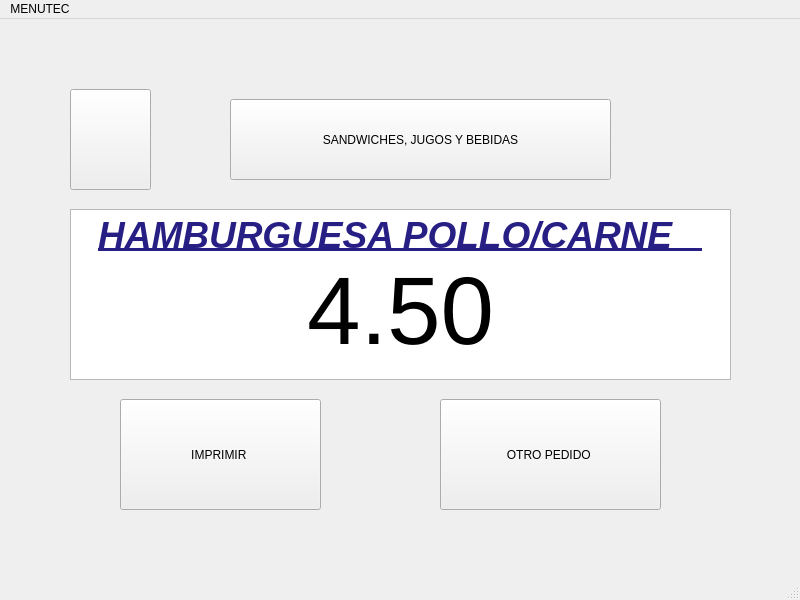
<?xml version="1.0" encoding="UTF-8"?>
<ui version="4.0">
 <class>panes2Window</class>
 <widget class="QMainWindow" name="panes2Window">
  <property name="geometry">
   <rect>
    <x>0</x>
    <y>0</y>
    <width>800</width>
    <height>600</height>
   </rect>
  </property>
  <property name="windowTitle">
   <string>MainWindow</string>
  </property>
  <widget class="QWidget" name="centralwidget">
   <widget class="QPushButton" name="btnIzquierda52">
    <property name="geometry">
     <rect>
      <x>70</x>
      <y>70</y>
      <width>81</width>
      <height>101</height>
     </rect>
    </property>
    <property name="text">
     <string/>
    </property>
    <property name="icon">
     <iconset>
      <normaloff>flecha-hacia-la-izquierda-antes-de-icono-4330-128.png</normaloff>flecha-hacia-la-izquierda-antes-de-icono-4330-128.png</iconset>
    </property>
    <property name="iconSize">
     <size>
      <width>100</width>
      <height>100</height>
     </size>
    </property>
   </widget>
   <widget class="QPushButton" name="btnImprimir52">
    <property name="geometry">
     <rect>
      <x>120</x>
      <y>380</y>
      <width>201</width>
      <height>111</height>
     </rect>
    </property>
    <property name="text">
     <string>IMPRIMIR </string>
    </property>
   </widget>
   <widget class="QPushButton" name="btnPedido52">
    <property name="geometry">
     <rect>
      <x>440</x>
      <y>380</y>
      <width>221</width>
      <height>111</height>
     </rect>
    </property>
    <property name="text">
     <string>OTRO PEDIDO </string>
    </property>
   </widget>
   <widget class="QPushButton" name="btnPanes2">
    <property name="geometry">
     <rect>
      <x>230</x>
      <y>80</y>
      <width>381</width>
      <height>81</height>
     </rect>
    </property>
    <property name="text">
     <string>SANDWICHES, JUGOS Y BEBIDAS</string>
    </property>
    <property name="icon">
     <iconset>
      <normaloff>UTEC.png</normaloff>UTEC.png</iconset>
    </property>
   </widget>
   <widget class="QTextEdit" name="textEdit_2">
    <property name="geometry">
     <rect>
      <x>70</x>
      <y>190</y>
      <width>661</width>
      <height>171</height>
     </rect>
    </property>
    <property name="html">
     <string>&lt;!DOCTYPE HTML PUBLIC &quot;-//W3C//DTD HTML 4.0//EN&quot; &quot;http://www.w3.org/TR/REC-html40/strict.dtd&quot;&gt;
&lt;html&gt;&lt;head&gt;&lt;meta name=&quot;qrichtext&quot; content=&quot;1&quot; /&gt;&lt;style type=&quot;text/css&quot;&gt;
p, li { white-space: pre-wrap; }
&lt;/style&gt;&lt;/head&gt;&lt;body style=&quot; font-family:'Ubuntu'; font-size:11pt; font-weight:400; font-style:normal;&quot;&gt;
&lt;p align=&quot;center&quot; style=&quot; margin-top:0px; margin-bottom:0px; margin-left:0px; margin-right:0px; -qt-block-indent:0; text-indent:0px;&quot;&gt;&lt;span style=&quot; font-size:28pt; font-weight:600; font-style:italic; text-decoration: underline; color:#281f84;&quot;&gt;HAMBURGUESA POLLO/CARNE   &lt;/span&gt;&lt;/p&gt;
&lt;p align=&quot;center&quot; style=&quot; margin-top:0px; margin-bottom:0px; margin-left:0px; margin-right:0px; -qt-block-indent:0; text-indent:0px;&quot;&gt;&lt;span style=&quot; font-size:72pt;&quot;&gt;4.50&lt;/span&gt;&lt;/p&gt;&lt;/body&gt;&lt;/html&gt;</string>
    </property>
   </widget>
  </widget>
  <widget class="QMenuBar" name="menubar">
   <property name="geometry">
    <rect>
     <x>0</x>
     <y>0</y>
     <width>800</width>
     <height>25</height>
    </rect>
   </property>
   <widget class="QMenu" name="menuMENUTEC">
    <property name="title">
     <string>MENUTEC</string>
    </property>
   </widget>
   <addaction name="menuMENUTEC"/>
  </widget>
  <widget class="QStatusBar" name="statusbar"/>
 </widget>
 <resources/>
 <connections/>
</ui>
